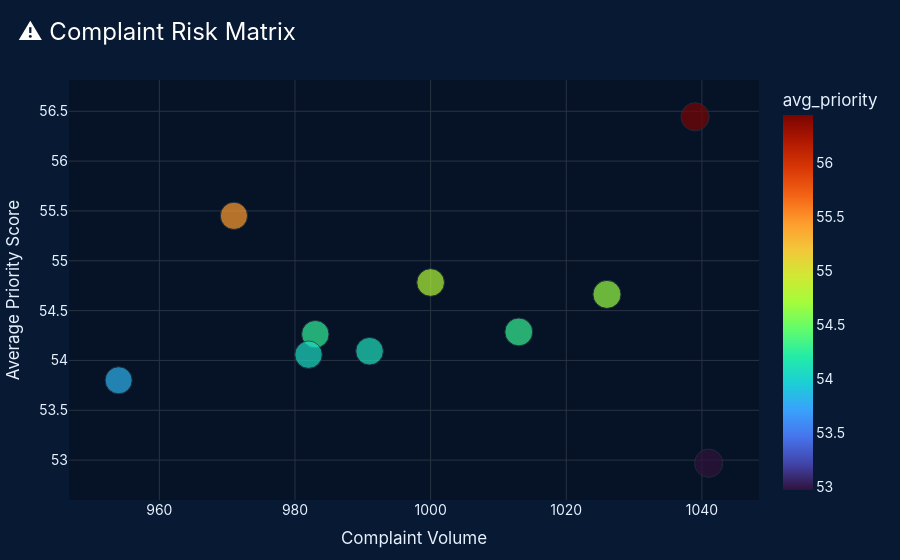

Notebook code cell kept with this figure:
### Code cell
# =========================================================
# 5.7 COMPLAINT RISK MATRIX
# =========================================================

risk_matrix = (
    df.groupby("complaint_category")
      .agg(
          avg_priority=("priority_score", "mean"),
          total_complaints=("complaint_id", "count")
      )
      .reset_index()
)

fig = px.scatter(
    risk_matrix,
    x="total_complaints",
    y="avg_priority",
    size="total_complaints",
    color="avg_priority",
    hover_name="complaint_category",
    title="⚠️ Complaint Risk Matrix",
    template="plotly_dark",
    color_continuous_scale="Turbo"
)

fig.update_layout(
    **COMMON_LAYOUT,
    xaxis_title="Complaint Volume",
    yaxis_title="Average Priority Score"
)

fig.show()

# Save screenshot as:
# assets/complaint-risk-matrix.png

### Figure 1 — Plotly figure (JSON) as saved in the notebook; plotly's stock layout.template omitted (floating-point values rounded to 4 significant figures)
{"data": [{"hovertemplate": "<b>%{hovertext}</b><br><br>total_complaints=%{marker.size}<br>avg_priority=%{marker.color}<extra></extra>", "hovertext": ["Administrative Services", "Clean Water", "Flooding", "Illegal Parking", "Public Safety", "Public WiFi", "Road Infrastructure", "Street Lighting", "Tourism Services", "Waste Management"], "legendgroup": "", "marker": {"color": [54.26, 54.29, 56.44, 54.09, 54.06, 55.45, 52.97, 53.8, 54.66, 54.78], "coloraxis": "coloraxis", "size": [983, 1013, 1039, 991, 982, 971, 1041, 954, 1026, 1000], "sizemode": "area", "sizeref": 2.603, "symbol": "circle"}, "mode": "markers", "name": "", "orientation": "v", "showlegend": false, "type": "scatter", "x": [983, 1013, 1039, 991, 982, 971, 1041, 954, 1026, 1000], "xaxis": "x", "y": [54.26, 54.29, 56.44, 54.09, 54.06, 55.45, 52.97, 53.8, 54.66, 54.78], "yaxis": "y"}], "layout": {"coloraxis": {"colorbar": {"title": {"text": "avg_priority"}}, "colorscale": [[0, "#30123b"], [0.07143, "#4145ab"], [0.1429, "#4675ed"], [0.2143, "#39a2fc"], [0.2857, "#1bcfd4"], [0.3571, "#24eca6"], [0.4286, "#61fc6c"], [0.5, "#a4fc3b"], [0.5714, "#d1e834"], [0.6429, "#f3c63a"], [0.7143, "#fe9b2d"], [0.7857, "#f36315"], [0.8571, "#d93806"], [0.9286, "#b11901"], [1, "#7a0402"]]}, "font": {"color": "#E8F1FF", "family": "Inter, Segoe UI, sans-serif", "size": 14}, "legend": {"bgcolor": "rgba(0,0,0,0)", "borderwidth": 0, "font": {"color": "#E8F1FF"}, "itemsizing": "constant", "tracegroupgap": 0}, "margin": {"b": 60, "l": 60, "r": 40, "t": 80}, "paper_bgcolor": "#081a33", "plot_bgcolor": "#061226", "title": {"font": {"color": "white", "size": 24}, "text": "⚠️ Complaint Risk Matrix", "x": 0.02, "xanchor": "left"}, "xaxis": {"anchor": "y", "domain": [0, 1], "title": {"text": "Complaint Volume"}}, "yaxis": {"anchor": "x", "domain": [0, 1], "title": {"text": "Average Priority Score"}}}}
